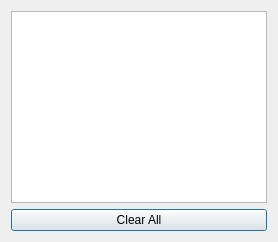
<?xml version="1.0" encoding="UTF-8"?>
<ui version="4.0">
  <class>NotificationsDialog</class>
  <widget class="QDialog" name="NotificationsDialog">
    <property name="windowTitle"><string>Notifications</string></property>
    <layout class="QVBoxLayout" name="verticalLayout">
      <item>
        <widget class="QListWidget" name="notificationsList"/>
      </item>
      <item>
        <widget class="QPushButton" name="clearButton">
          <property name="text"><string>Clear All</string></property>
        </widget>
      </item>
    </layout>
  </widget>
  <resources/>
  <connections>
    <connection>
      <sender>clearButton</sender>
      <signal>clicked()</signal>
      <receiver>NotificationsDialog</receiver>
      <slot>clearNotifications()</slot>
    </connection>
  </connections>
</ui>
